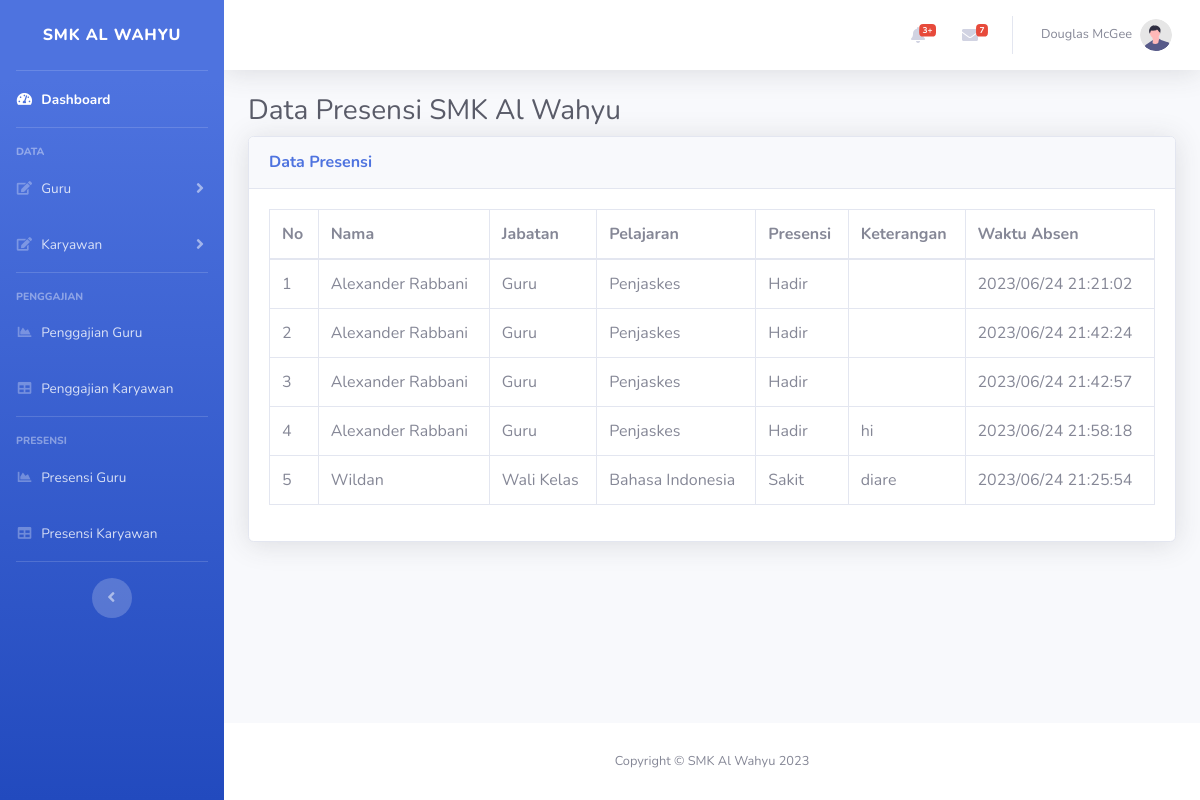
The app's page /data-presensi.php?type=guru with its own data.
### tables this page shows
CREATE TABLE `presensi` (
  `id` int(11) NOT NULL,
  `user_id` int(11) NOT NULL,
  `presensi` varchar(10) NOT NULL,
  `keterangan` text NOT NULL,
  `waktu_absen` varchar(30) NOT NULL,
  `type` varchar(10) NOT NULL
);

CREATE TABLE `data_guru` (
  `id` int(11) NOT NULL,
  `nama` varchar(100) NOT NULL,
  `jabatan` varchar(50) NOT NULL,
  `agama` varchar(10) NOT NULL,
  `pelajaran` varchar(20) NOT NULL,
  `kategori` varchar(10) NOT NULL,
  `jenis_kelamin` varchar(10) NOT NULL
);

### data-presensi.php (the view, shortened to what this page needs)
<?php
    include './layouts/head.php' ;
    include './config.php';
?>
<body id="page-top">
    <div id="wrapper">
        <?php include './layouts/sidebar.php' ?>
        <div id="content-wrapper" class="d-flex flex-column">
            <div id="content">
                <nav class="navbar navbar-expand navbar-light bg-white topbar mb-4 static-top shadow">
                    <?php include './layouts/header.php' ?>
                </nav>
                <div class="container-fluid">
                    <h1 class="h3 mb-2 text-gray-800">Data Presensi SMK Al Wahyu</h1>
                    <div class="card shadow mb-4">
                        <div class="card-header py-3">
                            <h6 class="m-0 font-weight-bold text-primary">Data Presensi</h6>
                        </div>
                        <div class="card-body">
                            <div class="table-responsive">
                                <table class="table table-bordered" id="dataTable" width="100%" cellspacing="0">
                                    <thead>
                                        <tr>
                                            <th>No</th>
                                            <th>Nama</th>
                                            <th>Jabatan</th>
                                            <?php if ($_GET['type'] === 'guru') {
                                            echo '<th>Pelajaran</th>';
                                            }
                                            ?>
                                            <th>Presensi</th>
                                            <th>Keterangan</th>
                                            <th>Waktu Absen</th>
                                        </tr>
                                    </thead>
                                    <tbody>
                                    <?php
                                        if ($_GET['type'] === 'guru') {
                                            $query = "SELECT nama, jabatan, pelajaran, presensi, keterangan, waktu_absen FROM presensi LEFT JOIN data_guru ON presensi.user_id = data_guru.id WHERE presensi.type = 'guru' ORDER BY data_guru.nama";
                                        } else {
                                            $query = "SELECT nama, jabatan, presensi, keterangan, waktu_absen FROM presensi LEFT JOIN data_karyawan ON presensi.user_id = data_karyawan.id WHERE presensi.type = 'karyawan' ORDER BY data_karyawan.nama";
                                        }
                                        $no = 1;
                                        $sql = mysqli_query($conn, $query);
                                        while ($hasil = mysqli_fetch_array($sql)) {
                                            $nama = $hasil['nama'];
                                            $jabatan = $hasil['jabatan'];
                                            if ($_GET['type'] === 'guru') {
                                                $pelajaran = $hasil['pelajaran'];
                                            }
                                            $presensi = $hasil['presensi'];
                                            $keterangan = $hasil['keterangan'];
                                            $waktu_absen = $hasil['waktu_absen'];
                                    ?>
                                        <tr>
                                            <td><?php echo $no ?></td>
                                            <td><?php echo $nama ?></td>
                                            <td><?php echo $jabatan?></td>
                                            <?php if ($_GET['type'] === 'guru') {
                                                echo '<td>'.$pelajaran.'</td>';}?>
                                            <td><?php echo $presensi ?></td>
                                            <td><?php echo $keterangan ?></td>
                                            <td><?php echo $waktu_absen ?></td>
                                        </tr>
                                    <?php
                                            $no++;
                                        }
                                    ?>
                                    </tbody>
                                </table>
                            </div>
                        </div>
                    </div>
                </div>
            </div>
            <?php include './layouts/footer.php' ?>
        </div>
    </div>
</body>
</html>

### layouts/head.php (shortened to what this page needs)
<!DOCTYPE html>
<html lang="en">
<head>
    <link href="assets/vendor/fontawesome-free/css/all.min.css" rel="stylesheet" type="text/css">
    <link href="assets/css/sb-admin-2.min.css" rel="stylesheet">
</head>

### layouts/sidebar.php (shortened to what this page needs)
<ul class="navbar-nav bg-gradient-primary sidebar sidebar-dark accordion" id="accordionSidebar">
<a class="sidebar-brand d-flex align-items-center justify-content-center" href="index.html">
    <div class="sidebar-brand-text mx-3">SMK Al Wahyu</div>
</a>
<hr class="sidebar-divider my-0">
<li class="nav-item active">
    <a class="nav-link" href="index.html">
        <i class="fas fa-fw fa-tachometer-alt"></i>
        <span>Dashboard</span></a>
</li>
<hr class="sidebar-divider">
<div class="sidebar-heading">
    Data
</div>
<li class="nav-item">
    <a class="nav-link collapsed" href="#" data-toggle="collapse" data-target="#collapseTwo"
        aria-expanded="true" aria-controls="collapseTwo">
        <i class="fas fa-fw fa-edit"></i>
        <span>Guru</span>
    </a>
</li>
<li class="nav-item">
    <a class="nav-link collapsed" href="#" data-toggle="collapse" data-target="#collapseUtilities"
        aria-expanded="true" aria-controls="collapseUtilities">
        <i class="fas fa-fw fa-edit"></i>
        <span>Karyawan</span>
    </a>
</li>
<hr class="sidebar-divider">
<div class="sidebar-heading">
    Penggajian
</div>
<li class="nav-item">
    <a class="nav-link" href="penggajian.php?type=guru">
        <i class="fas fa-fw fa-chart-area"></i>
        <span>Penggajian Guru</span></a>
</li>
<li class="nav-item">
    <a class="nav-link" href="penggajian.php?type=karyawan">
        <i class="fas fa-fw fa-table"></i>
        <span>Penggajian Karyawan</span></a>
</li>
<hr class="sidebar-divider">
<div class="sidebar-heading">
    Presensi
</div>
<li class="nav-item">
    <a class="nav-link" href="presensi.php?type=guru">
        <i class="fas fa-fw fa-chart-area"></i>
        <span>Presensi Guru</span></a>
</li>
<li class="nav-item">
    <a class="nav-link" href="presensi.php?type=karyawan">
        <i class="fas fa-fw fa-table"></i>
        <span>Presensi Karyawan</span></a>
</li>
<hr class="sidebar-divider d-none d-md-block">
<div class="text-center d-none d-md-inline">
    <button class="rounded-circle border-0" id="sidebarToggle"></button>
</div>
</ul>

### layouts/header.php (shortened to what this page needs)
<ul class="navbar-nav ml-auto">
    <li class="nav-item dropdown no-arrow mx-1">
        <a class="nav-link dropdown-toggle" href="#" id="alertsDropdown" role="button" data-toggle="dropdown" aria-haspopup="true" aria-expanded="false">
            <i class="fas fa-bell fa-fw"></i>
            <span class="badge badge-danger badge-counter">3+</span>
        </a>
    </li>
    <li class="nav-item dropdown no-arrow mx-1">
        <a class="nav-link dropdown-toggle" href="#" id="messagesDropdown" role="button" data-toggle="dropdown" aria-haspopup="true" aria-expanded="false">
            <i class="fas fa-envelope fa-fw"></i>
            <span class="badge badge-danger badge-counter">7</span>
        </a>
    </li>
    <li class="nav-item dropdown no-arrow">
        <a class="nav-link dropdown-toggle" href="#" id="userDropdown" role="button" data-toggle="dropdown" aria-haspopup="true" aria-expanded="false">
            <span class="mr-2 d-none d-lg-inline text-gray-600 small">Douglas McGee</span>
            <img class="img-profile rounded-circle" src="assets/img/undraw_profile.svg">
        </a>
    </li>
</ul>

### layouts/footer.php
<footer class="sticky-footer bg-white">
    <div class="container my-auto">
        <div class="copyright text-center my-auto">
            <span>Copyright &copy; SMK Al Wahyu 2023</span>
        </div>
    </div>
</footer>

### records on screen
presensi: data_guru.nama "Alexander Rabbani", data_guru.jabatan "Guru", data_guru.pelajaran "Penjaskes", presensi "Hadir", waktu_absen "2023/06/24 21:21:02"
presensi: data_guru.nama "Alexander Rabbani", data_guru.jabatan "Guru", data_guru.pelajaran "Penjaskes", presensi "Hadir", waktu_absen "2023/06/24 21:42:24"
presensi: data_guru.nama "Alexander Rabbani", data_guru.jabatan "Guru", data_guru.pelajaran "Penjaskes", presensi "Hadir", waktu_absen "2023/06/24 21:42:57"
presensi: data_guru.nama "Alexander Rabbani", data_guru.jabatan "Guru", data_guru.pelajaran "Penjaskes", presensi "Hadir", keterangan "hi", waktu_absen "2023/06/24 21:58:18"
presensi: data_guru.nama "Wildan", data_guru.jabatan "Wali Kelas", data_guru.pelajaran "Bahasa Indonesia", presensi "Sakit", keterangan "diare", waktu_absen "2023/06/24 21:25:54"
